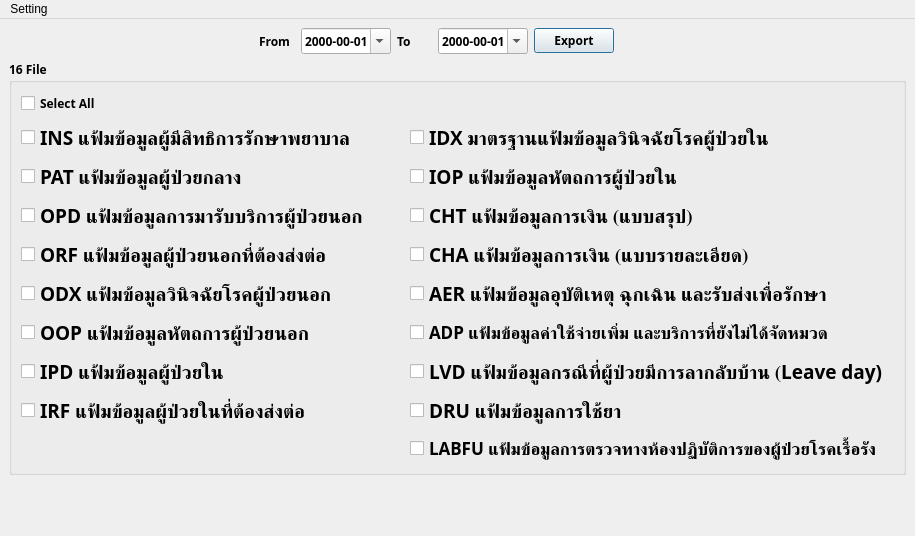
<?xml version="1.0" encoding="UTF-8"?>
<ui version="4.0">
 <class>MainWindow</class>
 <widget class="QMainWindow" name="MainWindow">
  <property name="geometry">
   <rect>
    <x>0</x>
    <y>0</y>
    <width>915</width>
    <height>536</height>
   </rect>
  </property>
  <property name="minimumSize">
   <size>
    <width>915</width>
    <height>536</height>
   </size>
  </property>
  <property name="maximumSize">
   <size>
    <width>915</width>
    <height>536</height>
   </size>
  </property>
  <property name="windowTitle">
   <string>Export e-Claim v.1.0.0</string>
  </property>
  <property name="windowIcon">
   <iconset resource="../images/MainImages.qrc">
    <normaloff>:/images/logo.png</normaloff>:/images/logo.png</iconset>
  </property>
  <property name="locale">
   <locale language="English" country="UnitedStates"/>
  </property>
  <widget class="QWidget" name="centralwidget">
   <layout class="QGridLayout" name="gridLayout_2">
    <item row="2" column="0" colspan="18">
     <widget class="QLabel" name="label_show">
      <property name="font">
       <font>
        <family>TH SarabunPSK</family>
        <pointsize>17</pointsize>
        <weight>75</weight>
        <bold>true</bold>
       </font>
      </property>
      <property name="text">
       <string/>
      </property>
     </widget>
    </item>
    <item row="1" column="0" colspan="18">
     <widget class="QGroupBox" name="groupBox">
      <property name="font">
       <font>
        <family>Segoe UI Black</family>
        <pointsize>9</pointsize>
        <weight>75</weight>
        <bold>true</bold>
       </font>
      </property>
      <property name="title">
       <string>16 File</string>
      </property>
      <layout class="QGridLayout" name="gridLayout">
       <item row="0" column="0">
        <widget class="QCheckBox" name="checkBox">
         <property name="text">
          <string>Select All</string>
         </property>
        </widget>
       </item>
       <item row="1" column="0">
        <widget class="QCheckBox" name="checkBox_ins">
         <property name="font">
          <font>
           <family>TH SarabunPSK</family>
           <pointsize>14</pointsize>
           <weight>75</weight>
           <bold>true</bold>
          </font>
         </property>
         <property name="text">
          <string>INS แฟ้มข้อมูลผู้มีสิทธิการรักษาพยาบาล </string>
         </property>
        </widget>
       </item>
       <item row="1" column="1">
        <widget class="QCheckBox" name="checkBox_idx">
         <property name="font">
          <font>
           <family>TH SarabunPSK</family>
           <pointsize>14</pointsize>
           <weight>75</weight>
           <bold>true</bold>
          </font>
         </property>
         <property name="text">
          <string>IDX มาตรฐานแฟ้มข้อมูลวินิจฉัยโรคผู้ป่วยใน</string>
         </property>
        </widget>
       </item>
       <item row="2" column="0">
        <widget class="QCheckBox" name="checkBox_pat">
         <property name="font">
          <font>
           <family>TH SarabunPSK</family>
           <pointsize>14</pointsize>
           <weight>75</weight>
           <bold>true</bold>
          </font>
         </property>
         <property name="text">
          <string>PAT แฟ้มข้อมูลผู้ป่วยกลาง </string>
         </property>
        </widget>
       </item>
       <item row="2" column="1">
        <widget class="QCheckBox" name="checkBox_iop">
         <property name="font">
          <font>
           <family>TH SarabunPSK</family>
           <pointsize>14</pointsize>
           <weight>75</weight>
           <bold>true</bold>
          </font>
         </property>
         <property name="text">
          <string>IOP แฟ้มข้อมูลหัตถการผู้ป่วยใน</string>
         </property>
        </widget>
       </item>
       <item row="3" column="0">
        <widget class="QCheckBox" name="checkBox_opd">
         <property name="font">
          <font>
           <family>TH SarabunPSK</family>
           <pointsize>14</pointsize>
           <weight>75</weight>
           <bold>true</bold>
          </font>
         </property>
         <property name="text">
          <string>OPD แฟ้มข้อมูลการมารับบริการผู้ป่วยนอก</string>
         </property>
        </widget>
       </item>
       <item row="3" column="1">
        <widget class="QCheckBox" name="checkBox_cht">
         <property name="font">
          <font>
           <family>TH SarabunPSK</family>
           <pointsize>14</pointsize>
           <weight>75</weight>
           <bold>true</bold>
          </font>
         </property>
         <property name="text">
          <string>CHT แฟ้มข้อมูลการเงิน (แบบสรุป)</string>
         </property>
        </widget>
       </item>
       <item row="4" column="0">
        <widget class="QCheckBox" name="checkBox_orf">
         <property name="font">
          <font>
           <family>TH SarabunPSK</family>
           <pointsize>14</pointsize>
           <weight>75</weight>
           <bold>true</bold>
          </font>
         </property>
         <property name="text">
          <string>ORF แฟ้มข้อมูลผู้ป่วยนอกที่ต้องส่งต่อ</string>
         </property>
        </widget>
       </item>
       <item row="4" column="1">
        <widget class="QCheckBox" name="checkBox_cha">
         <property name="font">
          <font>
           <family>TH SarabunPSK</family>
           <pointsize>14</pointsize>
           <weight>75</weight>
           <bold>true</bold>
          </font>
         </property>
         <property name="text">
          <string>CHA แฟ้มข้อมูลการเงิน (แบบรายละเอียด) </string>
         </property>
        </widget>
       </item>
       <item row="5" column="0">
        <widget class="QCheckBox" name="checkBox_odx">
         <property name="font">
          <font>
           <family>TH SarabunPSK</family>
           <pointsize>14</pointsize>
           <weight>75</weight>
           <bold>true</bold>
          </font>
         </property>
         <property name="text">
          <string>ODX แฟ้มข้อมูลวินิจฉัยโรคผู้ป่วยนอก </string>
         </property>
        </widget>
       </item>
       <item row="5" column="1">
        <widget class="QCheckBox" name="checkBox_aer">
         <property name="font">
          <font>
           <family>TH SarabunPSK</family>
           <pointsize>14</pointsize>
           <weight>75</weight>
           <bold>true</bold>
          </font>
         </property>
         <property name="text">
          <string>AER แฟ้มข้อมูลอุบัติเหตุ ฉุกเฉิน และรับส่งเพื่อรักษา </string>
         </property>
        </widget>
       </item>
       <item row="6" column="0">
        <widget class="QCheckBox" name="checkBox_oop">
         <property name="font">
          <font>
           <family>TH SarabunPSK</family>
           <pointsize>14</pointsize>
           <weight>75</weight>
           <bold>true</bold>
          </font>
         </property>
         <property name="text">
          <string>OOP แฟ้มข้อมูลหัตถการผู้ป่วยนอก </string>
         </property>
        </widget>
       </item>
       <item row="6" column="1">
        <widget class="QCheckBox" name="checkBox_adp">
         <property name="font">
          <font>
           <family>TH SarabunPSK</family>
           <pointsize>13</pointsize>
           <weight>75</weight>
           <bold>true</bold>
          </font>
         </property>
         <property name="text">
          <string>ADP แฟ้มข้อมูลค่าใช้จ่ายเพิ่ม และบริการที่ยังไม่ได้จัดหมวด </string>
         </property>
        </widget>
       </item>
       <item row="7" column="0">
        <widget class="QCheckBox" name="checkBox_ipd">
         <property name="font">
          <font>
           <family>TH SarabunPSK</family>
           <pointsize>14</pointsize>
           <weight>75</weight>
           <bold>true</bold>
          </font>
         </property>
         <property name="text">
          <string>IPD แฟ้มข้อมูลผู้ป่วยใน </string>
         </property>
        </widget>
       </item>
       <item row="7" column="1">
        <widget class="QCheckBox" name="checkBox_lvd">
         <property name="font">
          <font>
           <family>TH SarabunPSK</family>
           <pointsize>14</pointsize>
           <weight>75</weight>
           <bold>true</bold>
          </font>
         </property>
         <property name="text">
          <string>LVD แฟ้มข้อมูลกรณีที่ผู้ป่วยมีการลากลับบ้าน (Leave day) </string>
         </property>
        </widget>
       </item>
       <item row="8" column="0">
        <widget class="QCheckBox" name="checkBox_irf">
         <property name="font">
          <font>
           <family>TH SarabunPSK</family>
           <pointsize>14</pointsize>
           <weight>75</weight>
           <bold>true</bold>
          </font>
         </property>
         <property name="text">
          <string>IRF แฟ้มข้อมูลผู้ป่วยในที่ต้องส่งต่อ</string>
         </property>
        </widget>
       </item>
       <item row="8" column="1">
        <widget class="QCheckBox" name="checkBox_dru">
         <property name="font">
          <font>
           <family>TH SarabunPSK</family>
           <pointsize>14</pointsize>
           <weight>75</weight>
           <bold>true</bold>
          </font>
         </property>
         <property name="text">
          <string>DRU แฟ้มข้อมูลการใช้ยา</string>
         </property>
        </widget>
       </item>
       <item row="9" column="1">
        <widget class="QCheckBox" name="checkBox_labfu">
         <property name="font">
          <font>
           <family>TH SarabunPSK</family>
           <pointsize>13</pointsize>
           <weight>75</weight>
           <bold>true</bold>
          </font>
         </property>
         <property name="text">
          <string>LABFU แฟ้มข้อมูลการตรวจทางห้องปฏิบัติการของผู้ป่วยโรคเรื้อรัง</string>
         </property>
        </widget>
       </item>
      </layout>
     </widget>
    </item>
    <item row="0" column="9">
     <widget class="QDateEdit" name="dateEdit_to">
      <property name="font">
       <font>
        <family>Segoe UI Black</family>
        <pointsize>9</pointsize>
        <weight>75</weight>
        <bold>true</bold>
       </font>
      </property>
      <property name="locale">
       <locale language="English" country="UnitedStates"/>
      </property>
      <property name="displayFormat">
       <string>yyyy-mm-dd</string>
      </property>
      <property name="calendarPopup">
       <bool>true</bool>
      </property>
     </widget>
    </item>
    <item row="0" column="7">
     <widget class="QDateEdit" name="dateEdit_from">
      <property name="font">
       <font>
        <family>Segoe UI Black</family>
        <pointsize>9</pointsize>
        <weight>75</weight>
        <bold>true</bold>
       </font>
      </property>
      <property name="locale">
       <locale language="English" country="UnitedStates"/>
      </property>
      <property name="displayFormat">
       <string>yyyy-mm-dd</string>
      </property>
      <property name="calendarPopup">
       <bool>true</bool>
      </property>
      <property name="currentSectionIndex">
       <number>0</number>
      </property>
      <property name="timeSpec">
       <enum>Qt::LocalTime</enum>
      </property>
     </widget>
    </item>
    <item row="0" column="6">
     <widget class="QLabel" name="label">
      <property name="font">
       <font>
        <family>Segoe UI Black</family>
        <pointsize>9</pointsize>
        <weight>75</weight>
        <bold>true</bold>
       </font>
      </property>
      <property name="text">
       <string>From</string>
      </property>
     </widget>
    </item>
    <item row="0" column="10">
     <widget class="QPushButton" name="pushButton">
      <property name="font">
       <font>
        <family>Segoe UI Black</family>
        <pointsize>9</pointsize>
        <weight>75</weight>
        <bold>true</bold>
       </font>
      </property>
      <property name="text">
       <string>Export</string>
      </property>
      <property name="icon">
       <iconset resource="../images/MainImages.qrc">
        <normaloff>:/images/outline_file_upload_black_48dp.png</normaloff>:/images/outline_file_upload_black_48dp.png</iconset>
      </property>
      <property name="iconSize">
       <size>
        <width>50</width>
        <height>20</height>
       </size>
      </property>
      <property name="autoDefault">
       <bool>false</bool>
      </property>
      <property name="default">
       <bool>true</bool>
      </property>
     </widget>
    </item>
    <item row="0" column="8">
     <widget class="QLabel" name="label_2">
      <property name="font">
       <font>
        <family>Segoe UI Black</family>
        <pointsize>9</pointsize>
        <weight>75</weight>
        <bold>true</bold>
       </font>
      </property>
      <property name="text">
       <string>To</string>
      </property>
     </widget>
    </item>
   </layout>
  </widget>
  <widget class="QMenuBar" name="menubar">
   <property name="geometry">
    <rect>
     <x>0</x>
     <y>0</y>
     <width>915</width>
     <height>26</height>
    </rect>
   </property>
   <widget class="QMenu" name="menu">
    <property name="title">
     <string>Setting</string>
    </property>
    <addaction name="action"/>
   </widget>
   <addaction name="menu"/>
  </widget>
  <action name="action">
   <property name="icon">
    <iconset resource="../images/MainImages.qrc">
     <normaloff>:/images/user-16.png</normaloff>:/images/user-16.png</iconset>
   </property>
   <property name="text">
    <string>User</string>
   </property>
  </action>
 </widget>
 <resources>
  <include location="../images/MainImages.qrc"/>
 </resources>
 <connections/>
</ui>
